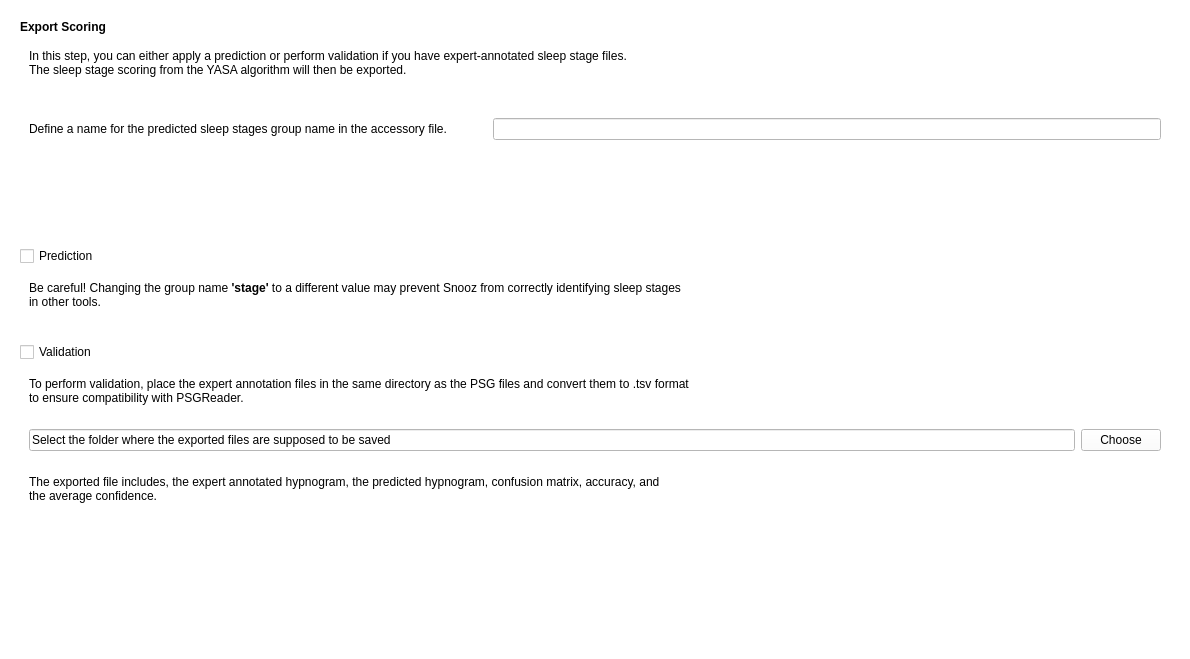
<?xml version="1.0" encoding="UTF-8"?>
<ui version="4.0">
 <class>ExportResultsStep</class>
 <widget class="QWidget" name="ExportResultsStep">
  <property name="geometry">
   <rect>
    <x>0</x>
    <y>0</y>
    <width>1190</width>
    <height>659</height>
   </rect>
  </property>
  <property name="windowTitle">
   <string/>
  </property>
  <property name="styleSheet">
   <string notr="true">font: 12pt &quot;Roboto&quot;;background-color: rgb(255, 255, 255);</string>
  </property>
  <layout class="QVBoxLayout" name="verticalLayout_10">
   <item>
    <layout class="QVBoxLayout" name="verticalLayout">
     <item>
      <widget class="QFrame" name="frame">
       <property name="styleSheet">
        <string notr="true">background-color: rgb(255, 255, 255);</string>
       </property>
       <property name="frameShape">
        <enum>QFrame::NoFrame</enum>
       </property>
       <layout class="QVBoxLayout" name="verticalLayout_4">
        <item>
         <widget class="QLabel" name="label">
          <property name="styleSheet">
           <string notr="true">background-color: rgb(255, 255, 255);</string>
          </property>
          <property name="lineWidth">
           <number>0</number>
          </property>
          <property name="text">
           <string>&lt;html&gt;&lt;head/&gt;&lt;body&gt;&lt;p&gt;&lt;span style=&quot; font-weight:700;&quot;&gt;Export Scoring&lt;/span&gt;&lt;/p&gt;&lt;/body&gt;&lt;/html&gt;</string>
          </property>
         </widget>
        </item>
        <item>
         <widget class="QFrame" name="frame_7">
          <property name="sizePolicy">
           <sizepolicy hsizetype="Expanding" vsizetype="Fixed">
            <horstretch>0</horstretch>
            <verstretch>0</verstretch>
           </sizepolicy>
          </property>
          <property name="styleSheet">
           <string notr="true">background-color: rgb(255, 255, 255);</string>
          </property>
          <property name="frameShape">
           <enum>QFrame::NoFrame</enum>
          </property>
          <property name="lineWidth">
           <number>0</number>
          </property>
          <layout class="QVBoxLayout" name="verticalLayout_6">
           <item>
            <widget class="QLabel" name="label_4">
             <property name="sizePolicy">
              <sizepolicy hsizetype="Expanding" vsizetype="Fixed">
               <horstretch>0</horstretch>
               <verstretch>0</verstretch>
              </sizepolicy>
             </property>
             <property name="lineWidth">
              <number>0</number>
             </property>
             <property name="text">
              <string>In this step, you can either apply a prediction or perform validation if you have expert-annotated sleep stage files.
The sleep stage scoring from the YASA algorithm will then be exported.</string>
             </property>
            </widget>
           </item>
          </layout>
         </widget>
        </item>
        <item>
         <widget class="QFrame" name="frame_4">
          <property name="styleSheet">
           <string notr="true">background-color: rgb(255, 255, 255);</string>
          </property>
          <property name="frameShape">
           <enum>QFrame::NoFrame</enum>
          </property>
          <layout class="QHBoxLayout" name="horizontalLayout_3">
           <item>
            <widget class="QLabel" name="label_2">
             <property name="lineWidth">
              <number>0</number>
             </property>
             <property name="text">
              <string>&lt;html&gt;&lt;head/&gt;&lt;body&gt;&lt;p&gt;Define a name for the predicted sleep stages group name in the accessory file.&lt;/p&gt;&lt;/body&gt;&lt;/html&gt;</string>
             </property>
            </widget>
           </item>
           <item>
            <spacer name="horizontalSpacer">
             <property name="sizeHint" stdset="0">
              <size>
               <width>40</width>
               <height>20</height>
              </size>
             </property>
            </spacer>
           </item>
           <item>
            <widget class="QLineEdit" name="lineEdit_2">
             <property name="text">
              <string/>
             </property>
            </widget>
           </item>
          </layout>
         </widget>
        </item>
        <item>
         <spacer name="verticalSpacer_2">
          <property name="orientation">
           <enum>Qt::Vertical</enum>
          </property>
          <property name="sizeHint" stdset="0">
           <size>
            <width>20</width>
            <height>40</height>
           </size>
          </property>
         </spacer>
        </item>
        <item>
         <widget class="QCheckBox" name="checkBox">
          <property name="styleSheet">
           <string notr="true">background-color: rgb(255, 255, 255);</string>
          </property>
          <property name="text">
           <string>Prediction</string>
          </property>
         </widget>
        </item>
        <item>
         <widget class="QFrame" name="frame_3">
          <property name="styleSheet">
           <string notr="true">background-color: rgb(255, 255, 255);</string>
          </property>
          <property name="frameShape">
           <enum>QFrame::NoFrame</enum>
          </property>
          <property name="lineWidth">
           <number>0</number>
          </property>
          <layout class="QHBoxLayout" name="horizontalLayout_2">
           <item>
            <widget class="QLabel" name="label_3">
             <property name="lineWidth">
              <number>0</number>
             </property>
             <property name="text">
              <string>&lt;html&gt;&lt;head/&gt;&lt;body&gt;&lt;p&gt;Be careful! Changing the group name &lt;span style=&quot; font-weight:700;&quot;&gt;'stage'&lt;/span&gt; to a different value may prevent Snooz from correctly identifying sleep stages&lt;br/&gt;in other tools.&lt;/p&gt;&lt;/body&gt;&lt;/html&gt;</string>
             </property>
            </widget>
           </item>
          </layout>
         </widget>
        </item>
       </layout>
      </widget>
     </item>
     <item>
      <widget class="QFrame" name="frame_5">
       <property name="styleSheet">
        <string notr="true">background-color: rgb(255, 255, 255);</string>
       </property>
       <property name="frameShape">
        <enum>QFrame::NoFrame</enum>
       </property>
       <layout class="QVBoxLayout" name="verticalLayout_3">
        <item>
         <widget class="QCheckBox" name="checkBox_2">
          <property name="text">
           <string>Validation</string>
          </property>
         </widget>
        </item>
        <item>
         <widget class="QFrame" name="frame_9">
          <property name="frameShape">
           <enum>QFrame::NoFrame</enum>
          </property>
          <property name="lineWidth">
           <number>0</number>
          </property>
          <layout class="QVBoxLayout" name="verticalLayout_5">
           <item>
            <widget class="QLabel" name="label_5">
             <property name="lineWidth">
              <number>0</number>
             </property>
             <property name="text">
              <string>&lt;html&gt;&lt;head/&gt;&lt;body&gt;&lt;p&gt;To perform validation, place the expert annotation files in the same directory as the PSG files and convert them to .tsv format&lt;br/&gt;to ensure compatibility with PSGReader.&lt;/p&gt;&lt;/body&gt;&lt;/html&gt;</string>
             </property>
            </widget>
           </item>
          </layout>
         </widget>
        </item>
        <item>
         <widget class="QFrame" name="frame_6">
          <property name="frameShape">
           <enum>QFrame::NoFrame</enum>
          </property>
          <property name="lineWidth">
           <number>0</number>
          </property>
          <layout class="QHBoxLayout" name="horizontalLayout_4">
           <item>
            <widget class="QLineEdit" name="lineEdit">
             <property name="text">
              <string>Select the folder where the exported files are supposed to be saved</string>
             </property>
            </widget>
           </item>
           <item>
            <widget class="QPushButton" name="pushButton">
             <property name="text">
              <string>Choose</string>
             </property>
            </widget>
           </item>
          </layout>
         </widget>
        </item>
        <item>
         <widget class="QFrame" name="frame_8">
          <property name="frameShape">
           <enum>QFrame::NoFrame</enum>
          </property>
          <property name="lineWidth">
           <number>0</number>
          </property>
          <layout class="QHBoxLayout" name="horizontalLayout_6">
           <item>
            <widget class="QLabel" name="label_6">
             <property name="lineWidth">
              <number>0</number>
             </property>
             <property name="text">
              <string>&lt;html&gt;&lt;head/&gt;&lt;body&gt;&lt;p&gt;The exported file includes, the expert annotated hypnogram, the predicted hypnogram, confusion matrix, accuracy, and&lt;br/&gt;the average confidence.&lt;/p&gt;&lt;/body&gt;&lt;/html&gt;</string>
             </property>
            </widget>
           </item>
          </layout>
         </widget>
        </item>
        <item>
         <spacer name="verticalSpacer">
          <property name="sizeHint" stdset="0">
           <size>
            <width>20</width>
            <height>40</height>
           </size>
          </property>
         </spacer>
        </item>
       </layout>
      </widget>
     </item>
    </layout>
   </item>
  </layout>
 </widget>
 <resources>
  <include location="../../../../../snooz-toolbox/src/main/python/ui/themes/themes.qrc"/>
 </resources>
 <connections/>
</ui>
